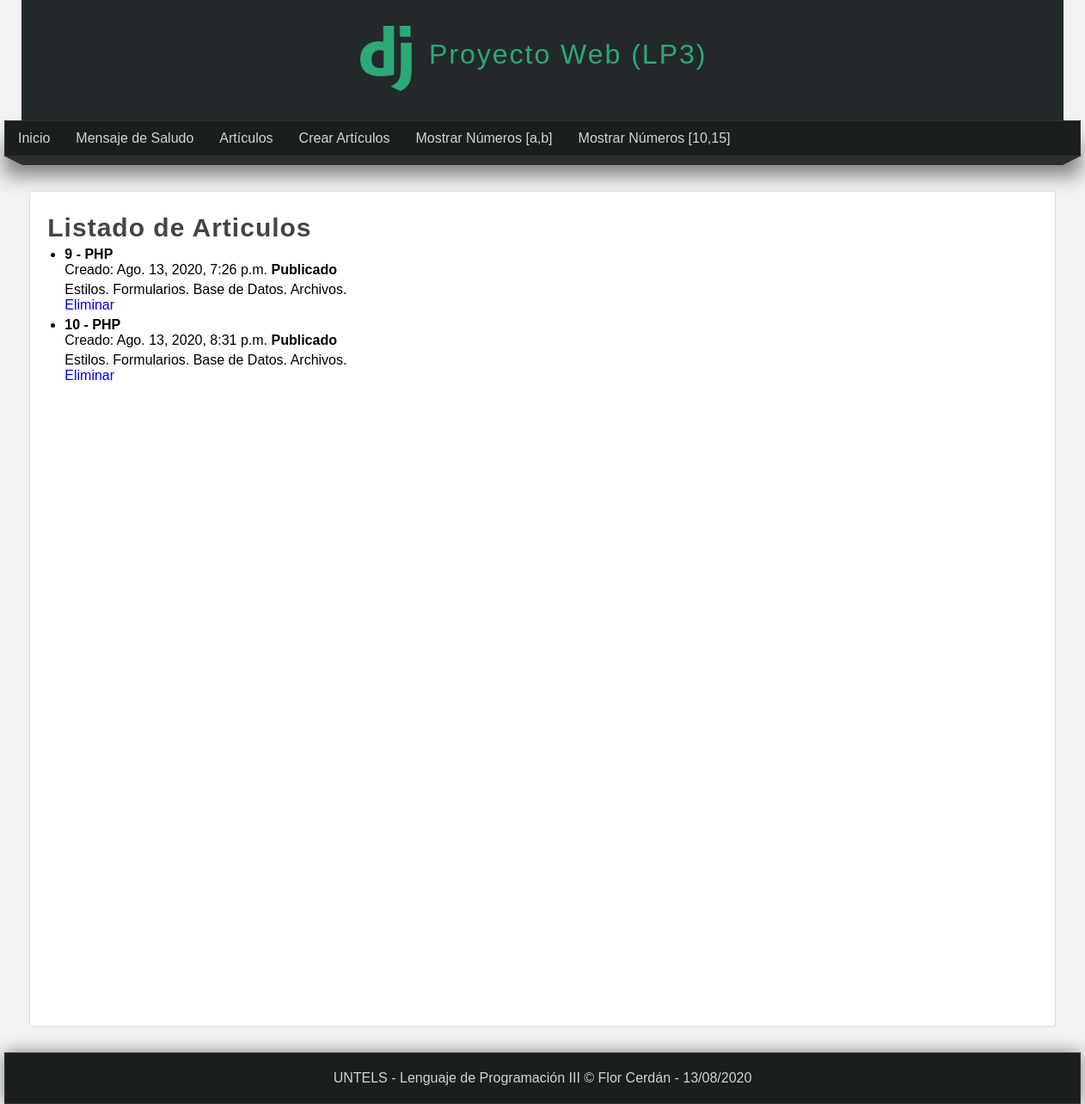
Page /listar-articulos/ on the earlier database version.
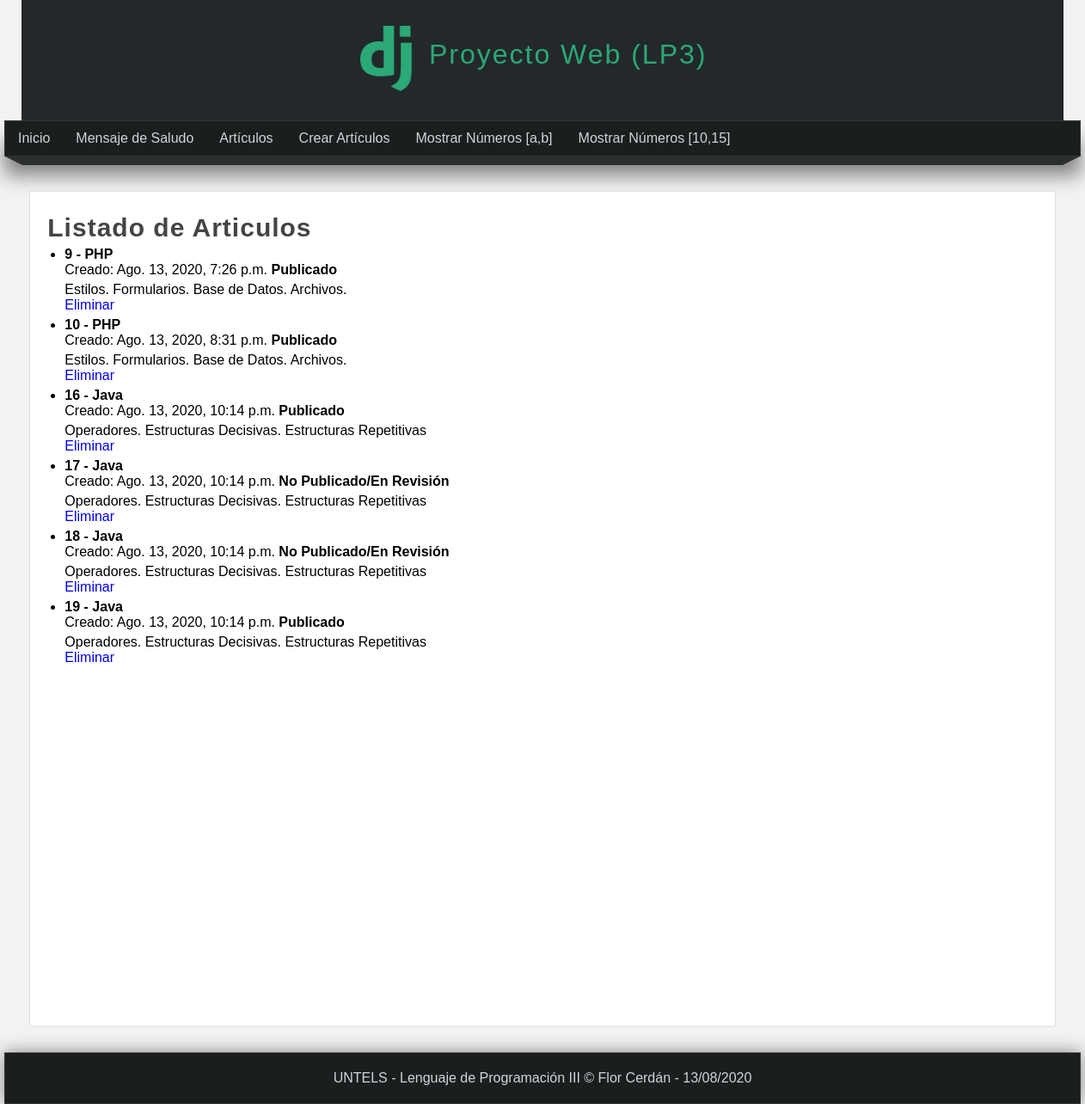
Same page on the later database version.
### miapp/models.py (models this page shows)
class Articulo(models.Model):
    titulo = models.CharField(max_length=150)
    contenido = models.TextField()
    imagen = models.ImageField(default = 'null')
    publicado = models.BooleanField()
    creado = models.DateTimeField(auto_now_add=True)
    actualizado = models.DateTimeField(auto_now=True)

### miapp/views.py (the view)
# urls.py: path('listar-articulos/', views.listar_articulos, name="listar_articulos"),
def listar_articulos(request):
    articulos = Articulo.objects.filter(
        Q(titulo__contains="Java") | Q(titulo__contains="PHP")
    )
    return render(request,'listar_articulos.html',{
        'articulos': articulos,
        'titulo': 'Listado de Articulos'
    })

### miapp/templates/listar_articulos.html (shortened to what this page needs)
{% extends 'layout.html' %}
{% block content %}
    <h1 class="title">{{titulo}}</h1>
    <ul>
        {% for articulo in articulos %}
            <li>
                <h4>{{articulo.id}} - {{articulo.titulo}}</h4>
                <span>Creado: {{articulo.creado}} </span>
                {% if articulo.publicado %}
                    <strong>Publicado</strong>
                {% else %}
                    <strong>No Publicado/En Revisión</strong>
                {% endif %}
                <p>{{articulo.contenido}} <br>
                <a href="{% url 'eliminar_articulo' id=articulo.id %}">Eliminar</a>
                </p>
            </li>
        {% endfor %}
    </ul>
{% endblock %}

### miapp/templates/layout.html (shortened to what this page needs)
<!DOCTYPE html>
<html lang="es">
<head>
    {% load static %}
    <link rel="stylesheet" type="text/css" href="{% static 'css/style.css' %}" />
</head>
<body>
    <header>
        <div id="logotipo">
            <img src="{% static 'images/logoDJango.png' %}" />
            <h1>Proyecto Web (LP3)</h1>
        </div>
    </header>
    <nav>
        <ul>
            <li>
                <a href="{% url 'inicio' %}"> Inicio</a>
            </li>
            <li>
                <a href="{% url 'saludo' %}"> Mensaje de Saludo</a>
            </li>
            <li>
                <a href="{% url 'listar_articulos' %}"> Artículos </a>
            </li>
            <li>
                <a href="{% url 'create_articulo' %}"> Crear Artículos </a>
            </li>
            <li>
                <a href="{% url 'rango' %}"> Mostrar Números [a,b]</a>
            </li>
            <li>
                <a href="{% url 'rango2' %}"> Mostrar Números [10,15]</a>
            </li>
        </ul>
    </nav>
    <div class="barra">
        <span class="esquina-izquierda"></span>
        <span class="relleno-barra"></span>
        <span class="esquina-derecha"></span>
    </div>
    <div id="content">
        <div class="box">
            {% block content %}{% endblock %}
        </div>
    </div>
    <footer>
        UNTELS - Lenguaje de Programación III &COPY; Flor Cerdán - {% now "d/m/Y" %}
    </footer>
</body>
</html>

### miapp/static/css/style.css (style rules this page uses)
* { margin: 0px; padding: 0px; font-family: Arial, Helvetica, sans-serif; text-decoration: none; }
.box p, .box h2, .box h3, .box ul { margin-bottom: 5px; margin-top: 5px; }
.box ul, .box ol { margin-left: 20px; margin-bottom: 10px; }
body { background-color: #f2f2f2; }
header { width: 1212px; height: 140px; background-color: #23282B; margin: 0 auto; }
#logotipo { width: 35%; height: 130px; margin: 0 auto; padding-top: 10px; }
#logotipo img { display: block; width: 60px; float: left; margin-top: 20px; }
#logotipo h1 { display: block; float: left; margin-top: 35px; margin-left: 20px; letter-spacing: 2px; font-weight: lighter; color: #2ba977; }
nav { width: 1250px; height: 40px; margin: 0 auto; background-color: #1B1E1F; border: 1px solid #333333; box-shadow: 0px 22px 22px gray; font-size: 15 px; }
nav ul { list-style: none; text-decoration: none; }
nav ul li { line-height: 40px; float: left; }
nav ul li a { display: block; padding-left: 15px; padding-right: 15px; color: #d1d4d6; }
.barra { width: 1250px; margin: 0 auto; }
.esquina-izquierda { display: block; border-left: 20px solid transparent; border-top: 10px solid #2b2f30; float: left; }
.esquina-derecha { display: block; border-right: 20px solid transparent; border-top: 10px solid #2b2f30; float: right; }
.relleno-barra { display: block; width: 1210px; height: 10px; background: #2b2f30; float: left; }
#content { width: 1212px; min-height: 930px; margin: 0 auto; margin-bottom: 30px; margin-top: 40px; }
.box { background: white; width: 95%; min-height: 930px; padding: 20px; border: 1px solid #ddd; border-radius: 2px; margin: 0 auto; }
.title { color: #444; letter-spacing: 1px; font-size: 30px; margin-bottom: 4px; margin-top: 5px; }
footer { width: 1250px; background-color: #1B1E1F; border: 1px solid #333; color: #d1d4d6; text-align: center; margin: 0 auto; padding-top: 20px; padding-bottom: 20px; box-shadow: 0px 0px 20px gray; }

Differences in the rows shown:
added Articulo: id "16", titulo "Java", creado "Ago. 13, 2020, 10:14 p.m.", publicado "Publicado", contenido "Operadores. Estructuras Decisivas. Estructuras Repetitivas"
added Articulo: id "17", titulo "Java", creado "Ago. 13, 2020, 10:14 p.m.", publicado "No Publicado/En Revisión", contenido "Operadores. Estructuras Decisivas. Estructuras Repetitivas"
added Articulo: id "18", titulo "Java", creado "Ago. 13, 2020, 10:14 p.m.", publicado "No Publicado/En Revisión", contenido "Operadores. Estructuras Decisivas. Estructuras Repetitivas"
added Articulo: id "19", titulo "Java", creado "Ago. 13, 2020, 10:14 p.m.", publicado "Publicado", contenido "Operadores. Estructuras Decisivas. Estructuras Repetitivas"
